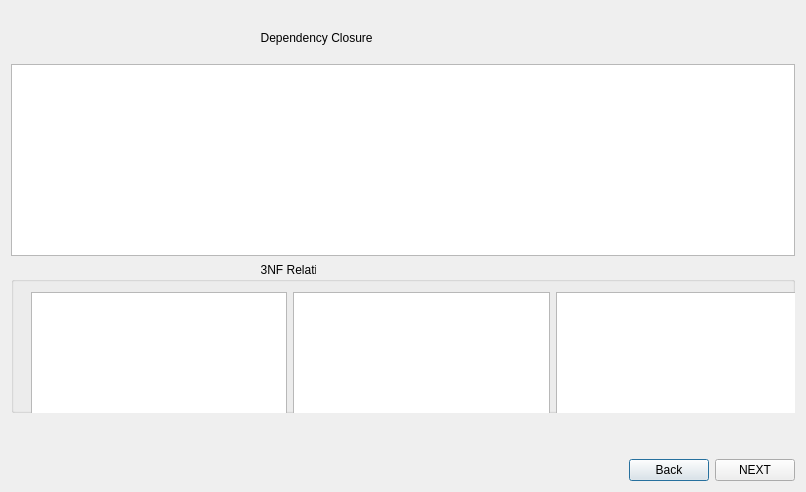
<?xml version="1.0" encoding="UTF-8"?>
<ui version="4.0">
 <class>Dialog3nf</class>
 <widget class="QDialog" name="Dialog3nf">
  <property name="geometry">
   <rect>
    <x>0</x>
    <y>0</y>
    <width>806</width>
    <height>492</height>
   </rect>
  </property>
  <property name="windowTitle">
   <string>Dialog</string>
  </property>
  <layout class="QVBoxLayout" name="verticalLayout_2">
   <item>
    <spacer name="verticalSpacer_2">
     <property name="orientation">
      <enum>Qt::Vertical</enum>
     </property>
     <property name="sizeType">
      <enum>QSizePolicy::Fixed</enum>
     </property>
     <property name="sizeHint" stdset="0">
      <size>
       <width>20</width>
       <height>20</height>
      </size>
     </property>
    </spacer>
   </item>
   <item>
    <layout class="QVBoxLayout" name="verticalLayout">
     <item>
      <widget class="QLabel" name="label">
       <property name="text">
        <string>                                                                           Dependency Closure</string>
       </property>
      </widget>
     </item>
     <item>
      <spacer name="verticalSpacer_3">
       <property name="orientation">
        <enum>Qt::Vertical</enum>
       </property>
       <property name="sizeType">
        <enum>QSizePolicy::Fixed</enum>
       </property>
       <property name="sizeHint" stdset="0">
        <size>
         <width>20</width>
         <height>13</height>
        </size>
       </property>
      </spacer>
     </item>
     <item>
      <widget class="QTableWidget" name="tableClosure3NF">
       <property name="sizePolicy">
        <sizepolicy hsizetype="Expanding" vsizetype="Expanding">
         <horstretch>0</horstretch>
         <verstretch>0</verstretch>
        </sizepolicy>
       </property>
      </widget>
     </item>
     <item>
      <widget class="QGroupBox" name="groupBox">
       <property name="sizePolicy">
        <sizepolicy hsizetype="Preferred" vsizetype="Expanding">
         <horstretch>0</horstretch>
         <verstretch>0</verstretch>
        </sizepolicy>
       </property>
       <property name="title">
        <string>                                                                           3NF Relations</string>
       </property>
       <widget class="QWidget" name="layoutWidget">
        <property name="geometry">
         <rect>
          <x>20</x>
          <y>30</y>
          <width>1306</width>
          <height>194</height>
         </rect>
        </property>
        <layout class="QHBoxLayout" name="horizontalLayout_2">
         <item>
          <widget class="QTableWidget" name="table3NF1"/>
         </item>
         <item>
          <widget class="QTableWidget" name="table3NF2"/>
         </item>
         <item>
          <widget class="QTableWidget" name="table3NF3"/>
         </item>
         <item>
          <widget class="QTableWidget" name="table3NF4"/>
         </item>
         <item>
          <widget class="QTableWidget" name="table3NF5"/>
         </item>
        </layout>
       </widget>
      </widget>
     </item>
     <item>
      <spacer name="verticalSpacer">
       <property name="orientation">
        <enum>Qt::Vertical</enum>
       </property>
       <property name="sizeType">
        <enum>QSizePolicy::Fixed</enum>
       </property>
       <property name="sizeHint" stdset="0">
        <size>
         <width>20</width>
         <height>40</height>
        </size>
       </property>
      </spacer>
     </item>
     <item>
      <layout class="QHBoxLayout" name="horizontalLayout">
       <item>
        <spacer name="horizontalSpacer">
         <property name="orientation">
          <enum>Qt::Horizontal</enum>
         </property>
         <property name="sizeHint" stdset="0">
          <size>
           <width>40</width>
           <height>20</height>
          </size>
         </property>
        </spacer>
       </item>
       <item>
        <widget class="QPushButton" name="backButton">
         <property name="text">
          <string>Back</string>
         </property>
        </widget>
       </item>
       <item>
        <widget class="QPushButton" name="nextButton">
         <property name="text">
          <string>NEXT</string>
         </property>
        </widget>
       </item>
      </layout>
     </item>
    </layout>
   </item>
  </layout>
 </widget>
 <resources/>
 <connections/>
</ui>
